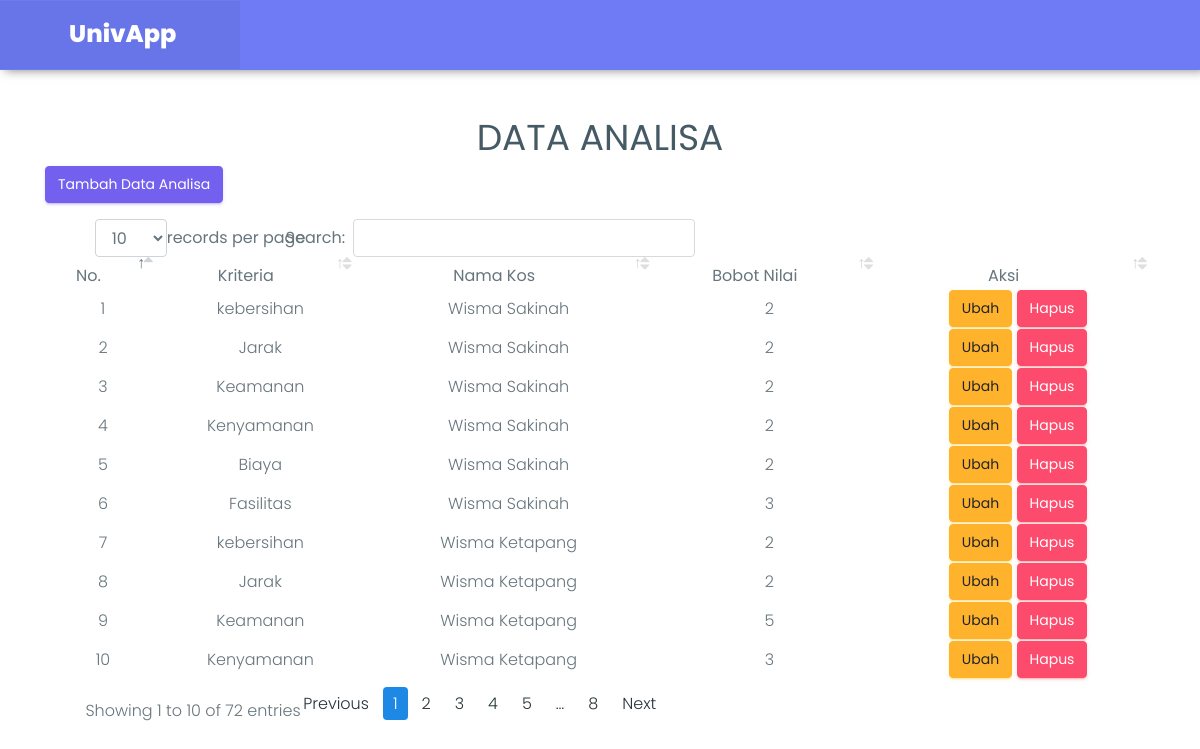
Page /analisa.php (signed in) on the committed database.
### tables this page shows
CREATE TABLE `analisa` (
  `id_analisa` int(11) NOT NULL,
  `id_kriteria` int(11) NOT NULL,
  `id_pemilik` int(11) NOT NULL,
  `nilainya` varchar(11) NOT NULL
);

CREATE TABLE `kriteria` (
  `id_kriteria` int(11) NOT NULL,
  `atribut` varchar(50) NOT NULL,
  `bobot_nilai` varchar(50) NOT NULL,
  `nama_kriteria` varchar(50) NOT NULL
);

CREATE TABLE `pemilik` (
  `id_pemilik` int(11) NOT NULL,
  `user` varchar(50) NOT NULL,
  `nama` varchar(50) NOT NULL,
  `nama_kos` varchar(50) NOT NULL,
  `telepon` varchar(15) NOT NULL,
  `alamat` varchar(100) NOT NULL,
  `foto` varchar(50) NOT NULL,
  `status` varchar(10) NOT NULL
);

### analisa.php (the view, shortened to what this page needs)
<?php
include "header.php";
include("connect.php");
?>
<div class="container">
    <div class="row">
        <div class="col-lg-12 text-center">
            <h1 class="mt-5">DATA ANALISA</h1>
            <p align="left"><a class='btn btn-primary' href="tambahanalisa.php">Tambah Data Analisa</a></p>
            <div class="panel panel-default">
                <div class="panel-body">
                    <div class="table-responsive">
                        <table id="datatable" class="display" style="width:100%">
                            <thead>
                                <tr>
                                    <th>No.</th>
                                    <th>Kriteria</th>
                                    <th>Nama Kos</th>
                                    <th>Bobot Nilai</th>
                                    <th>Aksi</th>
                                </tr>
                            </thead>
                            <tbody>
                                <?php
                                $sql = mysqli_query($conn, "SELECT * FROM kriteria, pemilik, analisa WHERE kriteria.id_kriteria = analisa.id_kriteria AND pemilik.id_pemilik = analisa.id_pemilik ORDER BY analisa.id_analisa DESC");
                                $no = 1;
                                while ($row = mysqli_fetch_array($sql)) {
                                    echo "
                                    <tr class='td' bgcolor='#FFF'>
                                        <td>{$no}</td>
                                        <td>{$row['nama_kriteria']}</td>
                                        <td>{$row['nama_kos']}</td>
                                        <td>{$row['nilainya']}</td>
                                        <td>
                                            <a class='btn btn-warning' href='editanalisa.php?idk={$row['id_analisa']}'>Ubah</a>
                                            <a class='btn btn-danger' href='javascript:KonfirmasiHapus(\"deleteanalisa.php?idk={$row['id_analisa']}\")'>Hapus</a>
                                        </td>
                                    </tr>";
                                    $no++;
                                }
                                ?>
                            </tbody>
                        </table>
                    </div>
                </div>
            </div>
        </div>
    </div>
</div>

### rows in the picture
analisa: id_kriteria.nama_kriteria "kebersihan", id_pemilik.nama_kos "Wisma Sakinah", nilainya "2"
analisa: id_kriteria.nama_kriteria "Jarak", id_pemilik.nama_kos "Wisma Sakinah", nilainya "2"
analisa: id_kriteria.nama_kriteria "Keamanan", id_pemilik.nama_kos "Wisma Sakinah", nilainya "2"
analisa: id_kriteria.nama_kriteria "Kenyamanan", id_pemilik.nama_kos "Wisma Sakinah", nilainya "2"
analisa: id_kriteria.nama_kriteria "Biaya", id_pemilik.nama_kos "Wisma Sakinah", nilainya "2"
analisa: id_kriteria.nama_kriteria "Fasilitas", id_pemilik.nama_kos "Wisma Sakinah", nilainya "3"
analisa: id_kriteria.nama_kriteria "kebersihan", id_pemilik.nama_kos "Wisma Ketapang", nilainya "2"
analisa: id_kriteria.nama_kriteria "Jarak", id_pemilik.nama_kos "Wisma Ketapang", nilainya "2"
analisa: id_kriteria.nama_kriteria "Keamanan", id_pemilik.nama_kos "Wisma Ketapang", nilainya "5"
analisa: id_kriteria.nama_kriteria "Kenyamanan", id_pemilik.nama_kos "Wisma Ketapang", nilainya "3"
